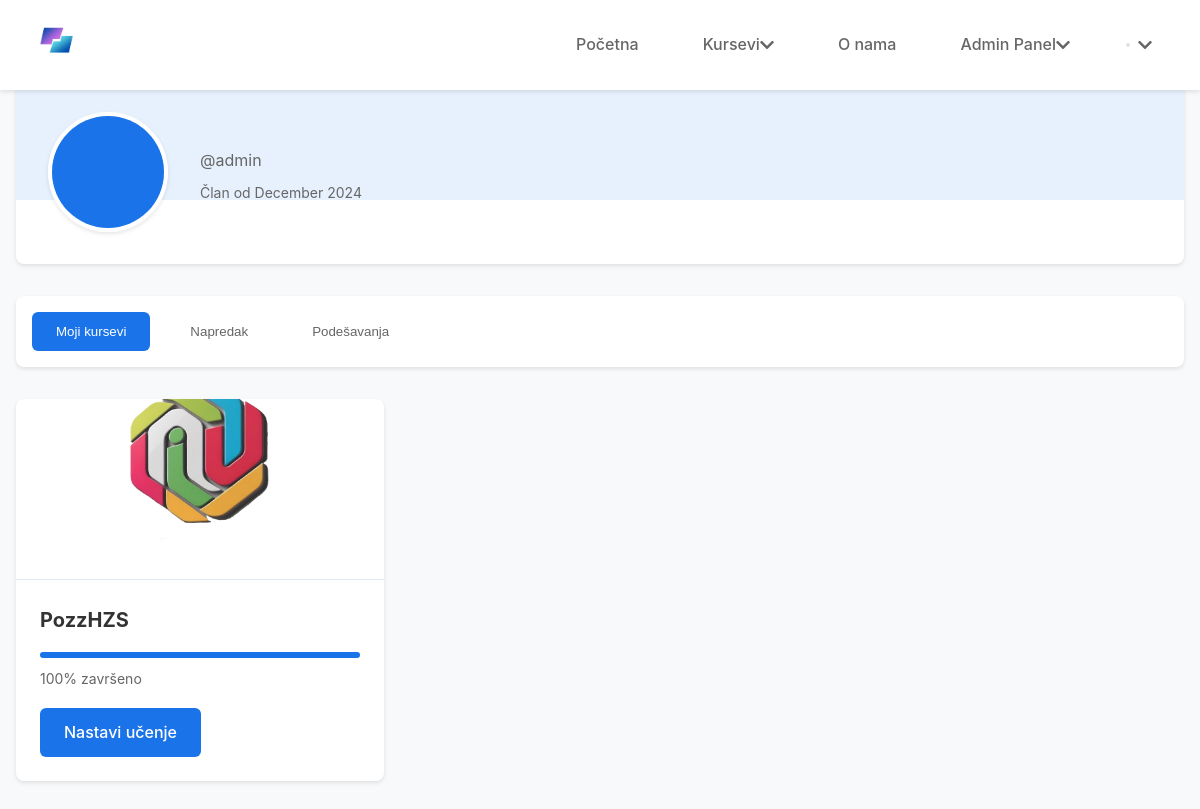
/profile/ (signed in), run on the app's committed database.
### myapp/models.py (models this page shows, shortened)
class CourseEnrollment(models.Model):
    user = models.ForeignKey(User, on_delete=models.CASCADE)
    course = models.ForeignKey(Course, on_delete=models.CASCADE)
    enrolled_at = models.DateTimeField(auto_now_add=True)
    completed = models.BooleanField(default=False)
    class Meta:
        unique_together = ('course', 'user')
    def get_progress(self):
        total_lessons = Lesson.objects.filter(section__course=self.course).count()
        if total_lessons == 0:
            return 0
        completed_lessons = LessonCompletion.objects.filter(
            user=self.user,
            lesson__section__course=self.course
        ).count()
        return int((completed_lessons / total_lessons) * 100)
    @property
    def progress(self):
        return self.get_progress()

class Course(models.Model):
    LANGUAGE_CHOICES = [
        ('en', 'Engleski'),
        ('sr', 'Srpski'),
        ('de', 'Nemački'),
        ('fr', 'Francuski'),
        ('es', 'Španski')
    ]
    STATUS_CHOICES = [
        ('draft', 'Draft'),
        ('published', 'Published')
    ]
    title = models.CharField(max_length=200)
    slug = models.SlugField(unique=True)
    description = models.TextField()
    topic = models.ForeignKey(Topic, on_delete=models.CASCADE)
    instructor = models.ForeignKey(User, on_delete=models.CASCADE)
    created_at = models.DateTimeField(auto_now_add=True)
    updated_at = models.DateTimeField(auto_now=True)
    language = models.CharField(max_length=2, choices=LANGUAGE_CHOICES, default='en')
    status = models.CharField(max_length=10, choices=STATUS_CHOICES, default='draft')
    is_free = models.BooleanField(default=False)
    price = models.DecimalField(max_digits=10, decimal_places=2, default=0.00)
    image = models.ImageField(upload_to='course_images/')
    enrolled_students = models.ManyToManyField(User, through='CourseEnrollment', related_name='enrolled_courses')
    is_featured = models.BooleanField(default=False)

### myapp/views.py (the view, shortened to what this page needs)
# urls.py: path('profile/', views.profile, name='profile'),
@login_required
def profile(request):
    return render(request, 'profile.html')

### myapp/templates/profile.html (shortened to what this page needs)
{% extends "base.html" %}
{% load static %}
{% block content %}
<div class="profile-container">
    <div class="profile-header">
        <div class="profile-cover"></div>
        <div class="profile-info">
            <div class="profile-avatar">
                {% if user.profile.avatar %}
                    <img src="{{ user.profile.avatar.url }}" alt="{{ user.get_full_name }}">
                {% else %}
                    <div class="avatar-placeholder">{{ user.get_full_name|make_list|first }}</div>
                {% endif %}
            </div>
            <div class="profile-details">
                <p class="username">@{{ user.username }}</p>
                <p class="join-date">Član od {{ user.date_joined|date:"F Y" }}</p>
            </div>
        </div>
    </div>
    <div class="profile-nav">
        <button class="nav-item active" data-tab="enrolled">Moji kursevi</button>
        <button class="nav-item" data-tab="progress">Napredak</button>
        <button class="nav-item" data-tab="settings">Podešavanja</button>
    </div>
    <div class="profile-content">
        <div class="tab-content" id="enrolled">
            <div class="enrolled-courses">
                {% for enrollment in user.courseenrollment_set.all %}
                    <div class="enrolled-course-card">
                        <div class="course-image">
                            {% if enrollment.course.image %}
                                <img src="{{ enrollment.course.image.url }}" alt="{{ enrollment.course.title }}">
                            {% endif %}
                        </div>
                        <div class="course-info">
                            <h3>{{ enrollment.course.title }}</h3>
                            <div class="progress-info">
                                <div class="progress-bar">
                                    <div class="progress" style="width: {{ enrollment.progress }}%"></div>
                                </div>
                                <span class="progress-text">{{ enrollment.progress }}% završeno</span>
                            </div>
                            <a href="{% url 'course_detail' enrollment.course.slug %}" class="btn-continue">Nastavi učenje</a>
                        </div>
                    </div>
                {% empty %}
                    <div class="no-courses">
                        <img src="{% static 'images/empty-courses.svg' %}" alt="No courses">
                        <p>Još uvek niste upisali nijedan kurs</p>
                        <a href="{% url 'home' %}" class="btn-primary">Pregledaj kurseve</a>
                    </div>
                {% endfor %}
            </div>
        </div>
    </div>
</div>
{% endblock %}

### myapp/static/css/base.css (style rules this page uses)
*, *::before, *::after { margin: 0; padding: 0; box-sizing: border-box; }
:root { --primary-color: #1a73e8; --secondary-color: #8534a8; --text-primary: #333; --text-secondary: #666; --background-light: #f8f9fa; --background-dark: #212529; --border-color: #dee2e6; --shadow-sm: 0 2px 4px rgba(0,0,0,0.1); --shadow-md: 0 4px 6px rgba(0,0,0,0.1); --transition: all 0.3s ease; }
body { font-family: 'Inter', -apple-system, BlinkMacSystemFont, sans-serif; line-height: 1.6; color: var(--text-primary); background: var(--background-light); margin-top: 80px; }
.nav-item { color: var(--text-primary); text-decoration: none; padding: 0.5rem 1rem; border-radius: 4px; transition: var(--transition); position: relative; }

### myapp/static/css/index.css (style rules this page uses)
.course-image { position: relative; height: 200px; overflow: hidden; }
.course-image img { width: 100%; height: 100%; object-fit: cover; }

### myapp/static/css/course_detail.css (style rules this page uses)
.avatar-placeholder { width: 100%; height: 100%; background: var(--primary-color); color: white; display: flex; align-items: center; justify-content: center; font-size: 1.25rem; font-weight: 500; text-transform: uppercase; }

### myapp/static/css/course_content.css (style rules this page uses)
.progress-bar { height: 100%; background: var(--primary-color); transition: width 0.3s ease; }

### myapp/static/css/dashboard.css (style rules this page uses)
.course-image { width: 100%; height: 180px; object-fit: cover; }
.course-info { margin-top: auto; padding-top: 1rem; border-top: 1px solid #e2e8f0; }
.username { font-size: 0.875rem; color: #64748b; }

### myapp/static/css/profile.css (style rules this page uses)
.profile-container { max-width: 1200px; margin: 2rem auto; padding: 0 1rem; }
.profile-header { background: white; border-radius: 8px; padding: 2rem; box-shadow: var(--shadow-sm); margin-bottom: 2rem; position: relative; }
.profile-cover { position: absolute; top: 0; left: 0; right: 0; height: 120px; background: var(--primary-color); border-radius: 8px 8px 0 0; opacity: 0.1; }
.profile-info { display: flex; align-items: center; gap: 2rem; position: relative; }
.profile-avatar { width: 120px; height: 120px; border-radius: 50%; overflow: hidden; border: 4px solid white; box-shadow: var(--shadow-sm); }
.avatar-placeholder { width: 100%; height: 100%; background: var(--primary-color); color: white; display: flex; align-items: center; justify-content: center; font-size: 2.5rem; font-weight: 600; }
.username { color: var(--text-secondary); font-size: 1rem; margin-bottom: 0.5rem; }
.join-date { color: var(--text-secondary); font-size: 0.875rem; }
.profile-nav { display: flex; gap: 1rem; margin-bottom: 2rem; background: white; padding: 1rem; border-radius: 8px; box-shadow: var(--shadow-sm); }
.nav-item { padding: 0.75rem 1.5rem; border: none; background: transparent; color: var(--text-secondary); font-weight: 500; cursor: pointer; border-radius: 6px; transition: all 0.2s; }
.nav-item.active { background: var(--primary-color); color: white; }
.enrolled-courses { display: grid; grid-template-columns: repeat(auto-fill, minmax(300px, 1fr)); gap: 2rem; }
.enrolled-course-card { background: white; border-radius: 8px; overflow: hidden; box-shadow: var(--shadow-sm); transition: transform 0.2s, box-shadow 0.2s; }
.course-image { height: 180px; overflow: hidden; }
.course-image img { width: 100%; height: 100%; object-fit: cover; }
.course-info { padding: 1.5rem; }
.course-info h3 { margin: 0 0 1rem 0; font-size: 1.25rem; color: var(--text-primary); }
.progress-info { margin-top: 1rem; }
.progress-bar { width: 100%; height: 6px; background: var(--bg-secondary); border-radius: 3px; overflow: hidden; margin-bottom: 0.5rem; }
.progress { height: 100%; background: var(--primary-color); transition: width 0.3s ease; }
.progress-text { font-size: 0.875rem; color: var(--text-secondary); }
.btn-continue { display: inline-block; padding: 0.75rem 1.5rem; margin-top: 1rem; background: var(--primary-color); color: white; text-decoration: none; border-radius: 6px; font-weight: 500; transition: all 0.2s; }

### data on the page
CourseEnrollment: course.image (picture), course "PozzHZS", progress "100"

### other printed values
{{ user.username }} "admin"
{{ user.date_joined|date:"F Y" }} "December 2024"
